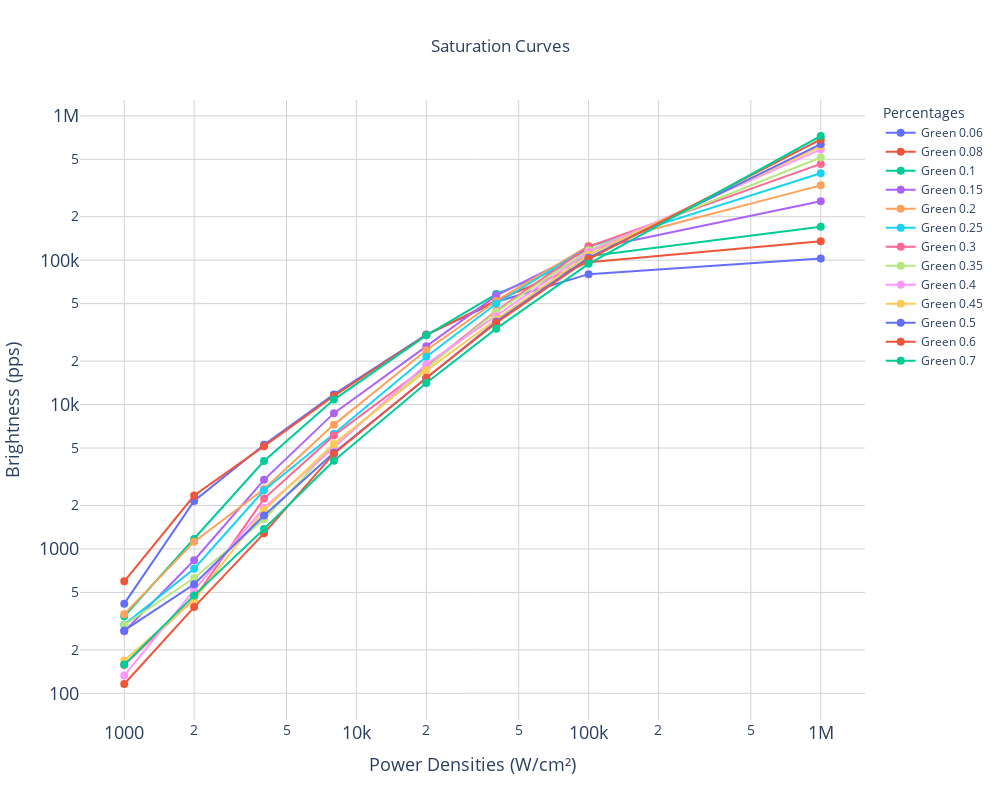

Source (notebook cell):
### Code cell
from SaturationCurves import SaturationPlot

file_path = 'myC_05_10_2024_2.pkl'

with open(file_path, 'rb') as f:
    mydata = pickle.load(f)

plot = SaturationPlot(mydata)
plot.generate_plot(output_file='saturation_plot.html')

### Figure 1 — Plotly figure (JSON) as saved in the notebook; plotly's stock layout.template omitted (floating-point values rounded to 4 significant figures)
{"data": [{"marker": {"size": 8}, "mode": "lines+markers", "name": "Green 0.06", "type": "scatter", "x": [1000, 2000, 4000, 8000, 20000, 40000, 100000, 1000000], "y": [418.0, 2147.0, 5273.0, 11750.0, 30560.0, 51330.0, 80050.0, 102800.0]}, {"marker": {"size": 8}, "mode": "lines+markers", "name": "Green 0.08", "type": "scatter", "x": [1000, 2000, 4000, 8000, 20000, 40000, 100000, 1000000], "y": [597.2, 2344.0, 5153.0, 11480.0, 30320.0, 52570.0, 96920.0, 135300.0]}, {"marker": {"size": 8}, "mode": "lines+markers", "name": "Green 0.1", "type": "scatter", "x": [1000, 2000, 4000, 8000, 20000, 40000, 100000, 1000000], "y": [341.6, 1173.0, 4063.0, 10820.0, 30170.0, 58270.0, 106700.0, 170500.0]}, {"marker": {"size": 8}, "mode": "lines+markers", "name": "Green 0.15", "type": "scatter", "x": [1000, 2000, 4000, 8000, 20000, 40000, 100000, 1000000], "y": [268.8, 835.0, 3012.0, 8722.0, 25320.0, 56840.0, 118600.0, 255600.0]}, {"marker": {"size": 8}, "mode": "lines+markers", "name": "Green 0.2", "type": "scatter", "x": [1000, 2000, 4000, 8000, 20000, 40000, 100000, 1000000], "y": [353.4, 1123.0, 2602.0, 7262.0, 23760.0, 52250.0, 125600.0, 329800.0]}, {"marker": {"size": 8}, "mode": "lines+markers", "name": "Green 0.25", "type": "scatter", "x": [1000, 2000, 4000, 8000, 20000, 40000, 100000, 1000000], "y": [299.1, 730.0, 2549.0, 6282.0, 21460.0, 49910.0, 123700.0, 399900.0]}, {"marker": {"size": 8}, "mode": "lines+markers", "name": "Green 0.3", "type": "scatter", "x": [1000, 2000, 4000, 8000, 20000, 40000, 100000, 1000000], "y": [156.8, 452.9, 2234.0, 6107.0, 18280.0, 44560.0, 124300.0, 464500.0]}, {"marker": {"size": 8}, "mode": "lines+markers", "name": "Green 0.35", "type": "scatter", "x": [1000, 2000, 4000, 8000, 20000, 40000, 100000, 1000000], "y": [297.2, 628.8, 1607.0, 5224.0, 17870.0, 43870.0, 117300.0, 514100.0]}, {"marker": {"size": 8}, "mode": "lines+markers", "name": "Green 0.4", "type": "scatter", "x": [1000, 2000, 4000, 8000, 20000, 40000, 100000, 1000000], "y": [133.0, 519.4, 1931.0, 5048.0, 19040.0, 40970.0, 114200.0, 585100.0]}, {"marker": {"size": 8}, "mode": "lines+markers", "name": "Green 0.45", "type": "scatter", "x": [1000, 2000, 4000, 8000, 20000, 40000, 100000, 1000000], "y": [168.8, 442.2, 1855.0, 5342.0, 17200.0, 38850.0, 109200.0, 615500.0]}, {"marker": {"size": 8}, "mode": "lines+markers", "name": "Green 0.5", "type": "scatter", "x": [1000, 2000, 4000, 8000, 20000, 40000, 100000, 1000000], "y": [272.7, 569.4, 1706.0, 4633.0, 15230.0, 37520.0, 104100.0, 636100.0]}, {"marker": {"size": 8}, "mode": "lines+markers", "name": "Green 0.6", "type": "scatter", "x": [1000, 2000, 4000, 8000, 20000, 40000, 100000, 1000000], "y": [116.0, 395.5, 1282.0, 4572.0, 15330.0, 36770.0, 101900.0, 685600.0]}, {"marker": {"size": 8}, "mode": "lines+markers", "name": "Green 0.7", "type": "scatter", "x": [1000, 2000, 4000, 8000, 20000, 40000, 100000, 1000000], "y": [158.1, 476.7, 1373.0, 4082.0, 14090.0, 33570.0, 94320.0, 724700.0]}], "layout": {"height": 800, "legend": {"title": {"text": "Percentages"}}, "title": {"text": "Saturation Curves", "x": 0.5, "y": 0.95}, "width": 1000, "xaxis": {"gridcolor": "lightgrey", "showgrid": true, "tickfont": {"size": 18}, "title": {"font": {"size": 18}, "text": "Power Densities (W/cm²)"}, "type": "log"}, "yaxis": {"gridcolor": "lightgrey", "showgrid": true, "tickfont": {"size": 18}, "title": {"font": {"size": 18}, "text": "Brightness (pps)"}, "type": "log"}}}
